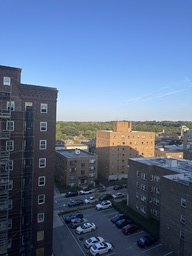
#> input picture HW1/data/mypano_left.jpg, 192 x 256 px, shrunk from 3024 x 4032 before the run
$ python panaroma.py
#> lines starting #> are read from the running program, lines starting #| are printed output that depends on the picture; after the words box and inside, x2 and y2 are one past the last pixel; in counts of white or black regions, pixels touching at a corner belong together
### HW1/python/matchPics.py
import numpy as np
import cv2
import skimage.color
from helper import briefMatch
from helper import computeBrief
from helper import corner_detection

# Q2.1.4

def matchPics(I1, I2, opts):
        """
        Match features across images

        Input
        -----
        I1, I2: Source images
        opts: Command line args

        Returns
        -------
        matches: List of indices of matched features across I1, I2 [p x 2]
        locs1, locs2: Pixel coordinates of matches [N x 2]
        """

        ratio = opts.ratio  #'ratio for BRIEF feature descriptor'
        sigma = opts.sigma  #'threshold for corner detection using FAST feature detector'


        # TODO: Convert Images to GrayScale
        'coverting using cv2'
        # I1_grayscale = cv2.cvtColor(I1, cv2.COLOR_BGR2GRAY)
        # I2_grayscale = cv2.cvtColor(I2, cv2.COLOR_BGR2GRAY)

        'coverting using skimage'
        I1_grayscale = skimage.color.rgb2gray(I1)
        I2_grayscale = skimage.color.rgb2gray(I2)


        # TODO: Detect Features in Both Images
        locs1 = corner_detection(I1_grayscale, sigma)
        locs2 = corner_detection(I2_grayscale, sigma)


        # TODO: Obtain descriptors for the computed feature locations
        desc1, locs1 = computeBrief(I1_grayscale, locs1)
        desc2, locs2 = computeBrief(I2_grayscale, locs2)


        # TODO: Match features using the descriptors
        matches = briefMatch(desc1, desc2, ratio)


        return matches, locs1, locs2

### HW1/python/helper.py
import numpy as np
import cv2
import scipy.io as sio
from matplotlib import pyplot as plt
import skimage.feature

PATCHWIDTH = 9

def briefMatch(desc1,desc2,ratio):

    matches = skimage.feature.match_descriptors(desc1,desc2,'hamming',cross_check=True,max_ratio=ratio)
    return matches


# [9 lines left out: function plotMatches, not called in this run]


def makeTestPattern(patchWidth, nbits):

    np.random.seed(0)
    compareX = patchWidth*patchWidth * np.random.random((nbits,1))
    compareX = np.floor(compareX).astype(int)
    np.random.seed(1)
    compareY = patchWidth*patchWidth * np.random.random((nbits,1))
    compareY = np.floor(compareY).astype(int)

    return (compareX, compareY)


def computePixel(img, idx1, idx2, width, center):

    halfWidth = width // 2
    col1 = idx1 % width - halfWidth
    row1 = idx1 // width - halfWidth
    col2 = idx2 % width - halfWidth
    row2 = idx2 // width - halfWidth
    return 1 if img[int(center[0]+row1)][int(center[1]+col1)] < img[int(center[0]+row2)][int(center[1]+col2)] else 0


def computeBrief(img, locs):

    patchWidth = 9
    nbits = 256
    compareX, compareY = makeTestPattern(patchWidth,nbits)
    m, n = img.shape

    halfWidth = patchWidth//2

    locs = np.array(list(filter(lambda x: halfWidth <= x[0] < m-halfWidth and halfWidth <= x[1] < n-halfWidth, locs)))
    desc = np.array([list(map(lambda x: computePixel(img, x[0], x[1], patchWidth, c), zip(compareX, compareY))) for c in locs])

    return desc, locs


def corner_detection(img, sigma):

    # fast method
    result_img = skimage.feature.corner_fast(img, n=PATCHWIDTH, threshold=sigma)
    locs = skimage.feature.corner_peaks(result_img, min_distance=1)
    return locs


# [31 lines left out: function loadVid, not called in this run]

### HW1/python/planarH.py
import numpy as np
import cv2


def computeH(x1, x2):
    #Q2.2.1
    # TODO: Compute the homography between two sets of points

    # Number of points
    N = x1.shape[0]

    # Initialize A matrix
    A = np.zeros((2*N, 9))

    # Construct A matrix
    for i in range(N):
        x, y = x1[i]
        X, Y = x2[i]
        A[2*i] = [-X, -Y, -1, 0, 0, 0, X*x, Y*x, x]
        A[2*i+1] = [0, 0, 0, -X, -Y, -1, X*y, Y*y, y]

    # Solve using SVD
    _, _, V = np.linalg.svd(A)

    # Homography
    H2to1 = V[-1, :].reshape(3, 3)


    return H2to1


def computeH_norm(x1, x2):
    #Q2.2.2
    # TODO: Compute the centroid of the points

    # Compute centroid of the points
    x1_centroid = np.mean(x1, axis=0)
    x2_centroid = np.mean(x2, axis=0)

    # TODO: Shift the origin of the points to the centroid
    x1_shifted = x1 - x1_centroid
    x2_shifted = x2 - x2_centroid

    # TODO: Normalize the points so that the largest distance from the origin is equal to sqrt(2)
    x1_dist = np.mean(np.sqrt(np.sum(x1_shifted**2, axis=1)))
    x2_dist = np.mean(np.sqrt(np.sum(x2_shifted**2, axis=1)))

    # Scale factors
    x1_scale = np.sqrt(2) / x1_dist
    x2_scale = np.sqrt(2) / x2_dist

    # TODO: Similarity transform 1
    T1 = np.array([[x1_scale, 0, -x1_scale*x1_centroid[0]], [0, x1_scale, -x1_scale*x1_centroid[1]], [0, 0, 1]])

    # TODO: Similarity transform 2
    T2 = np.array([[x2_scale, 0, -x2_scale*x2_centroid[0]], [0, x2_scale, -x2_scale*x2_centroid[1]], [0, 0, 1]])

    # TODO: Compute homography

    # Convert to homogeneous coordinates
    x1_homogeneous = np.hstack((x1, np.ones((x1.shape[0], 1))))
    x2_homogeneous = np.hstack((x2, np.ones((x2.shape[0], 1))))

    # Normalize points
    x1_normalized = (T1 @ x1_homogeneous.T).T[:, :2]
    x2_normalized = (T2 @ x2_homogeneous.T).T[:, :2]

    # Compute homography between normalized points
    H2to1_normalized = computeH(x1_normalized, x2_normalized)

    # TODO: Denormalization
    H2to1 = np.linalg.inv(T1) @ H2to1_normalized @ T2


    return H2to1


def computeH_ransac(locs1, locs2, opts):
    #Q2.2.3
    #Compute the best fitting homography given a list of matching points
    max_iters = opts.max_iters  # the number of iterations to run RANSAC for
    inlier_tol = opts.inlier_tol # the tolerance value for considering a point to be an inlier

    # Initialize variables
    num = locs1.shape[0]  # number of points
    bestH2to1 = None
    best_inliers = np.zeros(len(locs1))
    max_inliers = 0

    for i in range(max_iters):
        # Sample 4 points randomly
        idx = np.random.choice(num, 4, replace=False)
        x1_sample = locs1[idx]
        x2_sample = locs2[idx]

        # Compute homography
        H2to1_sample = computeH_norm(x1_sample, x2_sample)

        # Transform points
        locs2_homogeneous = np.hstack((locs2, np.ones((num, 1))))
        locs1_project = (H2to1_sample @ locs2_homogeneous.T).T
        locs1_project /= locs1_project[:, 2:3]  # normalize points


        # Compute distance between points
        euclidean_distances = np.sqrt(np.sum((locs1 - locs1_project[:, :2])**2, axis=1))

        # Determine inliers
        inliers = euclidean_distances < inlier_tol
        inlier_count = np.sum(inliers)

        # Update best homography
        if inlier_count > max_inliers:
            max_inliers = inlier_count
            bestH2to1 = H2to1_sample
            best_inliers = inliers

        # Print inliers information
        if i % 100 == 0:  # Print every 100 iterations
            print(f"Iteration {i}: {inlier_count} inliers")

    return bestH2to1, best_inliers


def compositeH(H2to1, template, img):

    #Create a composite image after warping the template image on top
    #of the image using the homography

    #Note that the homography we compute is from the image to the template;
    #x_template = H2to1*x_photo
    #For warping the template to the image, we need to invert it.

    # Invert homography
    H2to1_invert = np.linalg.inv(H2to1)


    # TODO: Create mask of same size as template
    mask = np.ones((template.shape[0], template.shape[1]), dtype=np.uint8)

    # TODO: Warp mask by appropriate homography
    warped_mask = cv2.warpPerspective(mask, H2to1_invert, (img.shape[1], img.shape[0]))


    # TODO: Warp template by appropriate homography
    warped_template = cv2.warpPerspective(template, H2to1_invert, (img.shape[1], img.shape[0]))


    # TODO: Use mask to combine the warped template and the image
    'handle both grayscale and color images'
    # If grayscale
    if len(img.shape) == 2:
        composite_img = img.copy()
        composite_img[warped_mask > 0] = warped_template[warped_mask > 0]
    # If color
    else:
        composite_img = img.copy()
        for i in range(3):
            composite_img[:, :, i] = composite_img[:, :, i] * (1 - warped_mask) + warped_template[:, :, i] * warped_mask

    return composite_img

### HW1/python/opts.py
'''
Hyperparameters wrapped in argparse
This file contains most of tuanable parameters for this homework


You can change the values by changing their default fields or by command-line
arguments. For example, "python q2_1_4.py --sigma 0.15 --ratio 0.7"
'''

import argparse

def get_opts():
    parser = argparse.ArgumentParser(description='16-720 HW2: Homography')

    ## Feature detection (requires tuning)
    parser.add_argument('--sigma', type=float, default=0.15,
                        help='threshold for corner detection using FAST feature detector')
    parser.add_argument('--ratio', type=float, default=0.7,
                        help='ratio for BRIEF feature descriptor')

    ## Ransac (requires tuning)
    parser.add_argument('--max_iters', type=int, default=500,
                        help='the number of iterations to run RANSAC for')
    parser.add_argument('--inlier_tol', type=float, default=2.0,
                        help='the tolerance value for considering a point to be an inlier')

    ## Additional options (add your own hyperparameters here)

    ##
    opts = parser.parse_args()

    return opts

### HW1/python/panaroma.py
import numpy as np
import cv2

# Import necessary functions
import matplotlib.pyplot as plt
from opts import get_opts
from matchPics import matchPics
from planarH import computeH_ransac, compositeH
from displayMatch import displayMatched


# Q4

def assemble_panorma(img_left_path, img_right_path,opts):

    # Read images
#> called with img_left_path = '../data/mypano_left.jpg', img_right_path = '../data/mypano_right.jpg'
    img_left = cv2.imread(img_left_path)
#> img_left is the input picture: shape (256, 192, 3); mean B, G, R 141.1, 109.7, 89.9
    img_right = cv2.imread(img_right_path)
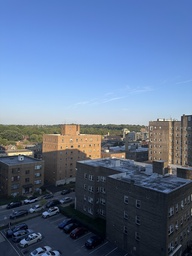
#> input picture HW1/data/mypano_right.jpg, 192 x 256 px, shrunk from 3024 x 4032 before the run
#> img_right is the input picture: shape (256, 192, 3); mean B, G, R 145.1, 113.6, 93.4

    # Check if images are loaded properly
    if img_left is None or img_right is None:
        print("Error: Image loading failed.")
        return

    # Compute homography
    matches, locs1, locs2 = matchPics(img_left, img_right, opts)
#> in matchPics, `I1_grayscale = skimage.color.rgb2gray(I1)`:
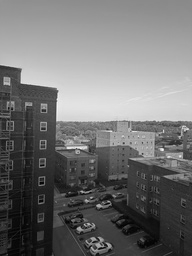
#> I1_grayscale: shape (256, 192) float64; min 0.01, max 0.967, mean 0.451
#> in matchPics, `I2_grayscale = skimage.color.rgb2gray(I2)`:
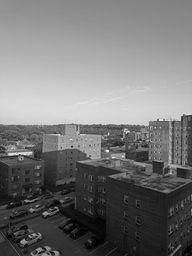
#> I2_grayscale: shape (256, 192) float64; min 0.00417, max 0.988, mean 0.466
#> in corner_detection, `locs = skimage.feature.corner_peaks(result_img, min_distance=1)`: locs = 245 pairs, first value 69 to 249, second value 4 to 188
#> in matchPics, `locs1 = corner_detection(I1_grayscale, sigma)`: locs1 has the same summary as locs in corner_detection
#> call 2 of corner_detection, with sigma = 0.15
#> in corner_detection (call 2), `result_img = skimage.feature.corner_fast(img, n=PATCHWIDTH, threshold=..`:
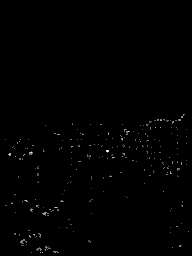
#> result_img: shape (256, 192) float64; min 0, max 8.95, mean 0.0434; drawn with min black and max white
#> in corner_detection (call 2), `locs = skimage.feature.corner_peaks(result_img, min_distance=1)`: locs = 224 pairs, first value 117 to 252, second value 5 to 188
#> in matchPics, `locs2 = corner_detection(I2_grayscale, sigma)`: locs2 has the same summary as locs in corner_detection
#> in computeBrief, `locs = np.array(list(filter(lambda x: halfWidth <= x[0] < m-halfWidth ..`: locs = 244 pairs, first value 69 to 249, second value 4 to 187
#> in matchPics, `desc1, locs1 = computeBrief(I1_grayscale, locs1)`: locs1 has the same summary as locs in computeBrief
#> in matchPics, `desc2, locs2 = computeBrief(I2_grayscale, locs2)`: locs2 = 219 pairs, first value 117 to 251, second value 5 to 186
#> in briefMatch, `matches = skimage.feature.match_descriptors(desc1,desc2,'hamming',cros..`: matches = 47 pairs, first value 1 to 236, second value 1 to 218
#> locs1 has the same summary as locs in computeBrief

    if matches is None or locs1 is None or locs2 is None:
        print("Error: Feature matching failed.")
        return

    # Implement RANSAC
    bestH2to1, best_inliers = computeH_ransac(locs1[matches[:,0]][:, [1, 0]], locs2[matches[:,1]][:, [1, 0]], opts)
#> in computeH_ransac, `best_inliers = np.zeros(len(locs1))`: best_inliers = 47 values from 0 to 0
#> the loop in computeH_ransac, `for i in range(max_iters):` made 500 passes
#> (x1_sample, x2_sample, x1_centroid in computeH_norm, x2_centroid in computeH_norm, x1_shifted in computeH_norm, x2_shifted in computeH_norm, x1_dist in computeH_norm, x2_dist in computeH_norm) on passes 23, 29: ([[113, 143], [183, 126], [84, 219], [110, 204]], [[61, 147], [125, 129], [29, 230], [57, 210]], [122.5, 173], [68, 179], [[-9.5, -30], [60.5, -47], [-38.5, 46], [-12.5, 31]], [[-7, -32], [57, -50], [-39, 51], [-11, 31]], 50.37, 51.42), ([[182, 199], [168, 136], [74, 137], [115, 196]], [[125, 196], [112, 138], [17, 142], [62, 201]], [134.8, 167], [79, 169.2], [[47.25, 32], [33.25, -31], [-60.75, -30], [-19.75, 29]], [[46, 26.75], [33, -31.25], [-62, -27.25], [-17, 31.75]], 51.34, 50.6)
#> (x1_sample, x2_sample, x1_centroid in computeH_norm, x2_centroid in computeH_norm, x1_shifted in computeH_norm, x1_dist in computeH_norm, x2_dist in computeH_norm, x1_scale in computeH_norm) on pass 1: ([[103, 202], [74, 137], [113, 143], [144, 212]], [[50, 209], [17, 142], [61, 147], [91, 213]], [108.5, 173.5], [54.75, 177.8], [[-5.5, 28.5], [-34.5, -36.5], [4.5, -30.5], [35.5, 38.5]], 40.61, 41.39, 0.0348)
#| Iteration 0: 40 inliers
#| Iteration 100: 7 inliers
#| Iteration 200: 28 inliers
#| Iteration 300: 46 inliers
#| Iteration 400: 13 inliers

    # Warp images
    panorama_img = compositeH(bestH2to1, img_left, img_right)
#> in compositeH, `warped_mask = cv2.warpPerspective(mask, H2to1_invert, (img.shape[1], i..`:
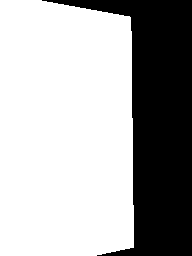
#> warped_mask: shape (256, 192); values 0 (black) and 1 (white), 67.2% white; 1 black region, box (x1, y1, x2, y2) and area: (42, 0, 192, 256) 16136
#> in compositeH, `warped_mask = cv2.warpPerspective(mask, H2to1_invert, (img.shape[1], i..`: mask: shape (256, 192); every value is 1
#> in compositeH, `warped_template = cv2.warpPerspective(template, H2to1_invert, (img.sha..`:
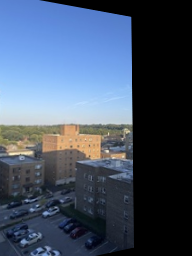
#> warped_template: shape (256, 192, 3); mean B, G, R 103, 82, 68.1
#> after the loop in compositeH, `for i in range(3):`:
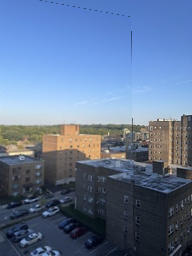
#> composite_img: shape (256, 192, 3); mean B, G, R 150, 117.9, 97.2

    # display matched features For debugging
    # displayMatched(opts, img_left, img_right)


    # save and display parnorama image
    cv2.imwrite('../results/Q4_result.png', panorama_img)
    cv2.imshow('Panorma Image', panorama_img)
    cv2.waitKey(0)

    pass


if __name__ == "__main__":

        opts = get_opts()
        # given images
        # img_left_path = '../data/pano_left.jpg'
        # img_right_path = '../data/pano_right.jpg'

        # my images
        img_left_path = '../data/mypano_left.jpg'
        img_right_path = '../data/mypano_right.jpg'
        assemble_panorma(img_left_path, img_right_path, opts)
